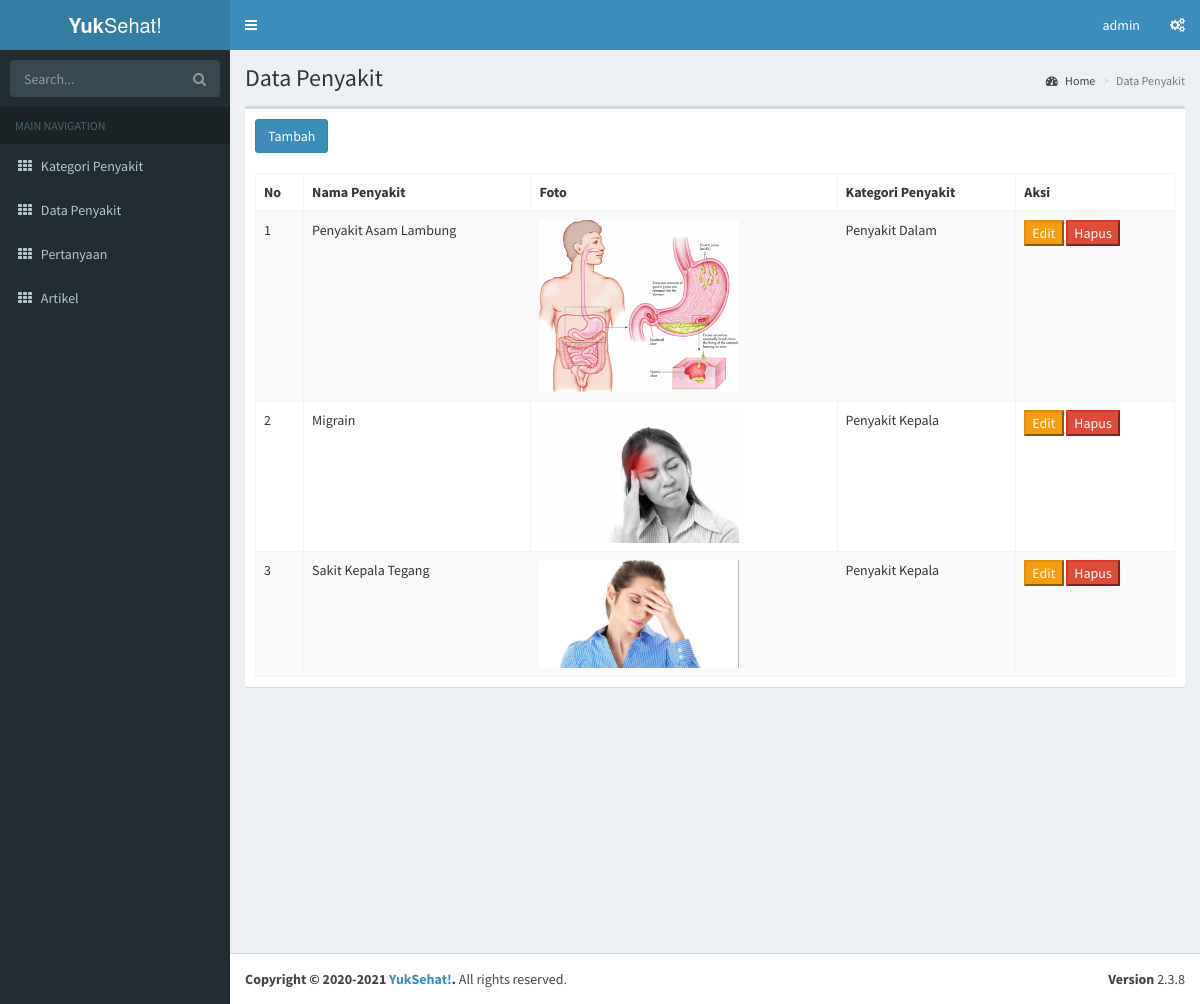
The app's page /cms/penyakit/index.php (signed in) with its own data.
### tables this page shows
CREATE TABLE `penyakit` (
  `id` int(11) NOT NULL,
  `nama` varchar(255) NOT NULL,
  `kategori_id` int(11) NOT NULL,
  `gambar` varchar(255) NOT NULL,
  `deskripsi` varchar(10000) NOT NULL,
  `penyebab` varchar(10000) NOT NULL,
  `gejala` varchar(10000) NOT NULL,
  `obat` varchar(10000) NOT NULL,
  `video` varchar(255) DEFAULT NULL
);

CREATE TABLE `kategori` (
  `id` int(11) NOT NULL,
  `kategori_nama` varchar(255) NOT NULL,
  `tgl` date NOT NULL
);

### cms/penyakit/index.php (the view)
<?php
    include '../template/header.php';
?>
<div class="content-wrapper">
    <section class="content-header">
      <h1>
        Data Penyakit
      </h1>
      <ol class="breadcrumb">
        <li><a href="#"><i class="fa fa-dashboard"></i> Home</a></li>
        <li class="active">Data Penyakit</li>
      </ol>
    </section>
    <section class="content">
      <div class="row">
        <div class="col-xs-12">
          <div class="box">
            <div class="box-header">
              <h3 class="box-title"><a href="add.php"><button class="btn btn-block btn-primary">Tambah</button></a></h3>
            </div>
            <div class="box-body">
                <table id="example1" class="table table-bordered table-striped">
                    <thead>
                        <tr>
                            <th>No</th>
                            <th>Nama Penyakit</th>
                            <th>Foto</th>
                            <th>Kategori Penyakit</th>
                            <th>Aksi</th>
                        </tr>
                    </thead>
                    <tbody>
                    <?php
                        $no = 1;
                        $sql = "select * from penyakit";
                        $res = mysqli_query($koneksi, $sql);
                        while($data = mysqli_fetch_array($res)){
                          $kat_id = $data['kategori_id'];
                          $sql_kat = mysqli_query($koneksi, "select kategori_nama from kategori where id = '$kat_id'");
                          foreach($sql_kat as $d){
                            $kat_nama =  $d['kategori_nama'];
                          }
                    ?>
                        <tr>
                            <td><?php echo $no; ?></td>
                            <td><?php echo $data['nama']; ?>
                            <td><img src="<?php echo "../../img/".$data['gambar']; ?>" width="200px">
                            <td><?php echo $kat_nama; ?>
                            </td>
                            <td>
                                <a href="edit.php?id=<?php echo $data['id'];?>"><button class="btn-warning">Edit</button></a>
                                <a href="delete.php?id=<?php echo $data['id'];?>"><button class="btn-danger">Hapus</button></a>
                            </td>
                        </tr>
                    <?php
                        $no++;
                        }
                    ?>
                    </tbody>
                </table>
            </div>
          </div>
        </div>
      </div>
    </section>
</div>
<?php
    include '../template/footer.php';
?>

### records on screen
penyakit: nama "Penyakit Asam Lambung", gambar (picture), kategori.kategori_nama "Penyakit Dalam"
penyakit: nama "Migrain", gambar (picture), kategori.kategori_nama "Penyakit Kepala"
penyakit: nama "Sakit Kepala Tegang", gambar (picture), kategori.kategori_nama "Penyakit Kepala"

### other values on screen
$_SESSION['username'] "admin"
